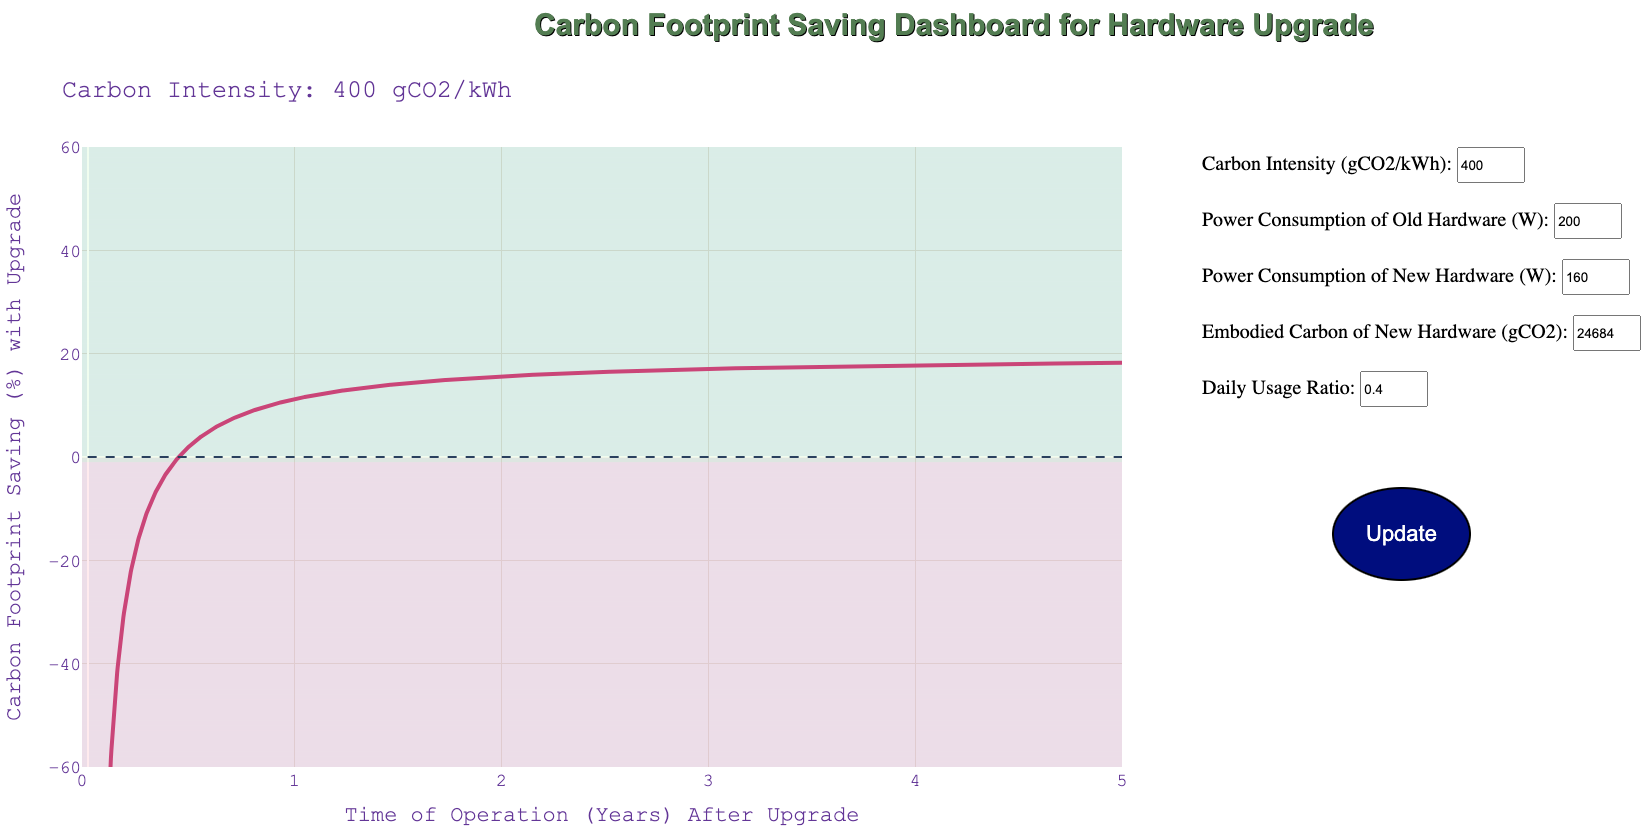

Python code for this plot:
import dash
from dash import html, dcc
from dash.dependencies import Output, Input, State
import plotly.graph_objects as go

app = dash.Dash(__name__)
app.title = "Carbon Footprint Saving Dashboard for Hardware Upgrade"

app.layout = html.Div([
    html.H1("Carbon Footprint Saving Dashboard for Hardware Upgrade", 
            style={
                'textAlign': 'center', 
                'color': '#507d50',
                'fontFamily': 'Arial, sans-serif',
                'marginTop': '20px',
                'marginBottom': '5px',
                'fontSize': '30px',
                'fontWeight': 'bold',
                'textShadow': '1px 1px #000'
            }),  
    html.Div([
        dcc.Graph(id='graph'),
        html.Div([
            html.Label('Carbon Intensity (gCO2/kWh): ', style={'fontSize': 20}),
            dcc.Input(id='carbon-intensity-input', type='number', value=400, style={'height': '30px', 'width': '60px', 'marginBottom': '20px'}),  # Add marginBottom here
            html.Br(),
            html.Label('Power Consumption of Old Hardware (W): ', style={'fontSize': 20, 'marginTop': '20px'}),
            dcc.Input(id='old-power-input', type='number', value=200, style={'height': '30px', 'width': '60px', 'marginBottom': '20px'}),
            html.Br(),
            html.Label('Power Consumption of New Hardware (W): ', style={'fontSize': 20, 'marginTop': '20px'}),
            dcc.Input(id='new-power-input', type='number', value=160, style={'height': '30px', 'width': '60px', 'marginBottom': '20px'}),
            html.Br(),
            html.Label('Embodied Carbon of New Hardware (gCO2): ', style={'fontSize': 20, 'marginTop': '20px'}),
            dcc.Input(id='embodied-carbon-input', type='number', value=24684, style={'height': '30px', 'width': '60px', 'marginBottom': '20px'}),
            html.Br(),
            html.Label('Daily Usage Ratio: ', style={'fontSize': 20, 'marginTop': '20px'}),
            dcc.Input(id='usage-input', type='number', value=0.4, style={'height': '30px', 'width': '60px', 'marginBottom': '20px'}),
            html.Br(),
            html.Button('Update', id='update-button', n_clicks=0, style={
                'backgroundColor': 'navy',
                'border': '2px solid black',
                'color': 'white',
                'padding': '32px 32px',
                'textAlign': 'center',
                'textDecoration': 'none',
                'display': 'inline-block',
                'fontSize': '22px',
                'margin': '60px 130px',
                'cursor': 'pointer',
                'borderRadius': '50%'
            })
        ], style={'marginLeft': '0px', 'marginTop': '100px'}),
    ], style={'display': 'flex'})
])

@app.callback(
    Output('graph', 'figure'),
    [Input('update-button', 'n_clicks')],
    [State('carbon-intensity-input', 'value'),
     State('old-power-input', 'value'),
     State('new-power-input', 'value'),
     State('embodied-carbon-input', 'value'),
     State('usage-input', 'value')]
)
def update_graph(n_clicks, carbon_intensity, old_power_Watt, new_power_Watt, embodied_carbon_new, daily_usage_ratio):
    operation_carbon_old_per_day = old_power_Watt * 24 / 1000 * daily_usage_ratio
    operation_carbon_new_per_day = new_power_Watt * 24 / 1000 * daily_usage_ratio
    per_day_carbon_save = [100*((operation_carbon_old_per_day*carbon_intensity*i)-(operation_carbon_new_per_day*carbon_intensity*i + embodied_carbon_new))/(operation_carbon_old_per_day*carbon_intensity*i)  for i in range(1,2000)]
    fig = go.Figure()
    for i in range(-150, 151):  # fill the background with light green above y=0 and light red below y=0
        if i < 0:
            fig.add_trace(go.Scatter(x=[-21, 2000], y=[i, i], fill='tonexty', fillcolor='rgba(255, 182, 193, 0.15)', line_width=0))  # light red
        else:
            fig.add_trace(go.Scatter(x=[-21, 2000], y=[i, i], fill='tonexty', fillcolor='rgba(144, 238, 144, 0.15)', line_width=0))  # light green
    fig.add_trace(go.Scatter(x=list(range(1,2000)), y=per_day_carbon_save, line=dict(color='#cc4778', width=4)))  # add the main line
    fig.update_layout(
        autosize=False,
        width=1200,
        height=800,
        title_text=f"Carbon Intensity: {carbon_intensity} gCO2/kWh",
        xaxis_title="Time of Operation (Years) After Upgrade",
        yaxis_title="Carbon Footprint Saving (%) with Upgrade",
        font=dict(
            family="Courier New, monospace",
            size=18,
            color="RebeccaPurple"
        ),
        showlegend=False,
        xaxis = dict(
            tickmode = 'array',
            tickvals = [-10,365,365*2,365*3,365*4, 365*5],
            ticktext = ['0', '1', '2', '3', '4','5'],
            gridcolor='lightgray',
        ),
        yaxis=dict(gridcolor='lightgray')
    )
    fig.update_yaxes(range=[-60, 60])  # set the y-axis limits
    fig.update_xaxes(range=[-10, 365*5])
    fig.add_shape(type="line", line=dict(dash='dash'), x0=0, x1=2000, y0=0, y1=0)  # add a dashed line at y=0
    return fig

if __name__ == '__main__':
    app.run_server(debug=False, port=8080)
